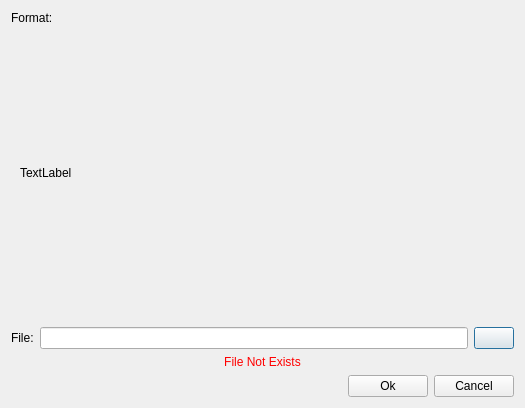
<?xml version="1.0" encoding="UTF-8"?>
<ui version="4.0">
 <class>DatabaseAdminCsvFormat</class>
 <widget class="QDialog" name="DatabaseAdminCsvFormat">
  <property name="geometry">
   <rect>
    <x>0</x>
    <y>0</y>
    <width>525</width>
    <height>408</height>
   </rect>
  </property>
  <property name="windowTitle">
   <string>Csv</string>
  </property>
  <layout class="QVBoxLayout" name="verticalLayout">
   <item>
    <widget class="QLabel" name="label">
     <property name="text">
      <string>Format: </string>
     </property>
    </widget>
   </item>
   <item>
    <widget class="QScrollArea" name="scrollArea">
     <property name="frameShape">
      <enum>QFrame::NoFrame</enum>
     </property>
     <property name="widgetResizable">
      <bool>true</bool>
     </property>
     <widget class="QWidget" name="scrollAreaWidgetContents">
      <property name="geometry">
       <rect>
        <x>0</x>
        <y>0</y>
        <width>507</width>
        <height>273</height>
       </rect>
      </property>
      <layout class="QHBoxLayout" name="horizontalLayout">
       <item>
        <widget class="QLabel" name="FormatResult">
         <property name="text">
          <string>TextLabel</string>
         </property>
        </widget>
       </item>
      </layout>
     </widget>
    </widget>
   </item>
   <item>
    <widget class="DragSection" name="DragSectionCombo" native="true"/>
   </item>
   <item>
    <layout class="QHBoxLayout" name="horizontalLayout_2">
     <item>
      <widget class="QLabel" name="ResultLabel">
       <property name="text">
        <string>File:</string>
       </property>
      </widget>
     </item>
     <item>
      <widget class="QLineEdit" name="FileName"/>
     </item>
     <item>
      <widget class="QPushButton" name="OpenFileButton">
       <property name="text">
        <string/>
       </property>
       <property name="icon">
        <iconset resource="engine.qrc">
         <normaloff>:/engine/images/open.png</normaloff>:/engine/images/open.png</iconset>
       </property>
      </widget>
     </item>
    </layout>
   </item>
   <item>
    <widget class="QLabel" name="LabelValidation">
     <property name="styleSheet">
      <string notr="true">*{color:red}</string>
     </property>
     <property name="text">
      <string>File Not Exists</string>
     </property>
     <property name="alignment">
      <set>Qt::AlignCenter</set>
     </property>
    </widget>
   </item>
   <item>
    <layout class="QHBoxLayout" name="horizontalLayout_3">
     <item>
      <spacer name="horizontalSpacer">
       <property name="orientation">
        <enum>Qt::Horizontal</enum>
       </property>
       <property name="sizeHint" stdset="0">
        <size>
         <width>40</width>
         <height>20</height>
        </size>
       </property>
      </spacer>
     </item>
     <item>
      <widget class="QPushButton" name="Ok">
       <property name="text">
        <string>Ok</string>
       </property>
      </widget>
     </item>
     <item>
      <widget class="QPushButton" name="Cancel">
       <property name="text">
        <string>Cancel</string>
       </property>
      </widget>
     </item>
    </layout>
   </item>
  </layout>
 </widget>
 <customwidgets>
  <customwidget>
   <class>DragSection</class>
   <extends>QWidget</extends>
   <header>dragsection.h</header>
   <container>1</container>
  </customwidget>
 </customwidgets>
 <resources>
  <include location="engine.qrc"/>
 </resources>
 <connections/>
</ui>
